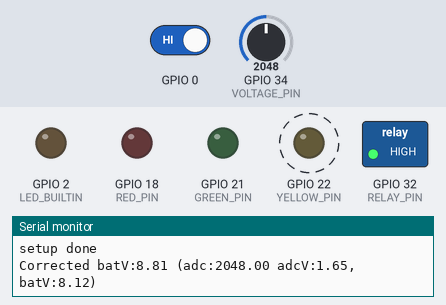
Simulated run of this sketch. Board: ESP32. Shown: switched loads named in the sketch (green lamp = pin HIGH), output pins drawn as LEDs (lit = HIGH), the last lines printed to the serial monitor. Dashed ring = blinking. The test bench sets the inputs (shaded band); at power-on: GPIO 0 HIGH, GPIO 34 (VOLTAGE_PIN) = 2048. The RemoteXY app is connected.

Above: at 1.2 s.
1.3 s: GPIO 0 driven LOW
At 1.58 s:
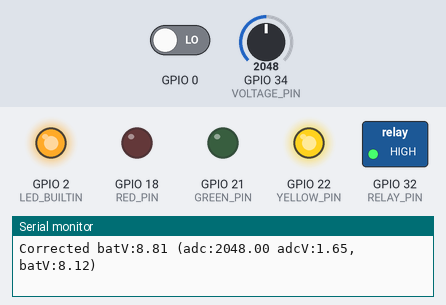
At 5.8 s:
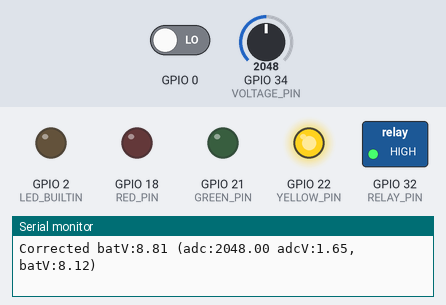
Timing chart, 0 to 10.3 s (numbered marks = the images above; inputs shaded):
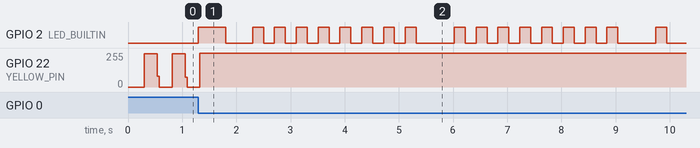

The sketch:

voltageMonitor.ino
```cpp
//////////////////////////////////////////////
//        RemoteXY include library          //
//////////////////////////////////////////////

// you can enable debug logging to Serial at 115200
//#define REMOTEXY__DEBUGLOG

// RemoteXY select connection mode and include library
#define REMOTEXY_MODE__ESP32CORE_BLE

#include <BLEDevice.h>

// RemoteXY connection settings
#define REMOTEXY_BLUETOOTH_NAME "voltage"


#include <RemoteXY.h>

// RemoteXY GUI configuration
#pragma pack(push, 1)
uint8_t RemoteXY_CONF[] =   // 196 bytes
  { 255,2,0,34,0,189,0,19,0,0,0,118,111,108,116,97,103,101,45,109,
  111,110,105,116,111,114,0,24,1,106,200,1,1,15,0,67,59,15,40,10,
  78,2,26,3,129,8,14,43,12,64,17,86,111,108,116,97,103,101,0,129,
  15,41,29,12,64,17,79,102,102,32,86,0,67,59,41,40,10,78,2,26,
  3,4,9,67,89,13,128,2,26,67,37,144,40,10,69,2,26,10,129,15,
  55,30,12,64,17,79,102,102,32,37,0,67,59,54,40,10,78,2,26,1,
  129,25,27,10,12,64,17,37,0,67,59,28,40,10,78,2,26,1,67,61,
  82,38,10,78,2,26,3,67,61,96,38,10,78,2,26,1,129,3,82,56,
  12,64,17,82,101,115,117,109,101,32,86,0,129,3,95,58,12,64,17,82,
  101,115,117,109,101,32,37,0,4,9,108,89,13,128,2,26 };

// this structure defines all the variables and events of your control interface
struct {

    // input variables
  int8_t offVoltageSlider; // from 0 to 100
  int8_t resumeVoltageSlider; // from 0 to 100

    // output variables
  float voltage;
  float offVoltage;
  char status[10]; // string UTF8 end zero
  float offPercent;
  float voltagePercent;
  float resumeVoltage;
  float resumePercent;

    // other variable
  uint8_t connect_flag;  // =1 if wire connected, else =0

} RemoteXY;
#pragma pack(pop)

/////////////////////////////////////////////
//           END RemoteXY include          //
/////////////////////////////////////////////

#include <Arduino.h>

#define COUNT_OF(x) (sizeof((x)) / sizeof((0[x])))

#ifndef LED_BUILTIN
  #define LED_BUILTIN 2
#endif

static const int VOLTAGE_PIN = 34;
static const int GREEN_PIN = 21;
static const int YELLOW_PIN = 22;
static const int RED_PIN = 18;
static const int RELAY_PIN = 32;

// According to https://shopsolarkits.com/blogs/learning-center/marine-battery-voltage-chart,
// 12.2V is 50% capacity, 12.0V is 25%, 11.98 is 20%, 11.90 is 0%
const float minimumOff_v = 11.98f;

// Originally I was going to have 3 states: Normal, Off, and Charging, but I
// think can just do these 2
enum class State {
  On,
  Off,
};
enum class LedColor {
  Green,
  Yellow,
  Red,
};

static bool show = false;

static float adcSlopeCorrection = 0.0f;
static float adcInterceptCorrection = 0.0f;

float adcReadingToVoltage(float rawAdc);
float voltageToUndividedVoltage(float voltage);
float correctedVoltage(float voltage);
constexpr float voltageToPercent(float voltage);
constexpr float sliderToVoltage(int slider);
void updateLeds(const State state, const LedColor color);
void updateRemoteXY(const State state, const float battery_v);

void IRAM_ATTR buttonInterrupt() {
  show = true;
}

constexpr float sliderToVoltage(const int slider) {
  // Map to 11.98V-12.2V, or 20%-50%
  return static_cast<float>(slider) / 100.f * (12.2f - 11.98f) + 11.98f;
}

constexpr float voltageToPercent(const float voltage) {
  // https://www.emarineinc.com/Marine-Batteries-Maintenance-101
  if (voltage >= 12.4f) {
    return (voltage - 12.4f) / 0.06f * 5.0f + 75.0f;
  }
  if (voltage >= 12.0f) {
    return (voltage - 12.0f) / 0.04f * 5.0f + 25.0f;
  }
  if (voltage >= 11.9f) {
    return (voltage - 11.9f) / 0.02f * 5.0f;
  }
  return 0.0f;
}


void setup() {
  Serial.begin(115200);

  pinMode(RELAY_PIN, OUTPUT);

  pinMode(LED_BUILTIN, OUTPUT);
  digitalWrite(LED_BUILTIN, LOW);

  pinMode(VOLTAGE_PIN, INPUT);

  pinMode(GREEN_PIN, OUTPUT);
  pinMode(YELLOW_PIN, OUTPUT);
  pinMode(RED_PIN, OUTPUT);

  // The boot button is connected to GPIO0
  pinMode(0, INPUT);
  attachInterrupt(0, buttonInterrupt, FALLING);

  // Calculate a line of best fit from ADC reports and ones from my multimeter
  constexpr float multimeterReadings_v[] = {11.98, 11.97, 12.47, 12.43, 12.80, 12.67, 12.88, 12.76, 12.49};
  constexpr float adcReadings_v[] =  {11.60, 11.59, 12.16, 12.12, 12.50, 12.35, 12.60, 12.44, 12.12};
  static_assert(COUNT_OF(multimeterReadings_v) == COUNT_OF(adcReadings_v));
  float sum_x = 0, sum_y = 0, sum_xy = 0, sum_x2 = 0;
  const int n = COUNT_OF(multimeterReadings_v);
  for (int i = 0; i < n; i++) {
    sum_x += adcReadings_v[i];
    sum_y += multimeterReadings_v[i];
    sum_xy += adcReadings_v[i] * multimeterReadings_v[i];
    sum_x2 += adcReadings_v[i] * adcReadings_v[i];
  }
  adcSlopeCorrection = (n * sum_xy - sum_x * sum_y) / (n * sum_x2 - sum_x * sum_x);
  adcInterceptCorrection = (sum_y - adcSlopeCorrection * sum_x) / n;
  Serial.printf("true V = %f * adc V + %f\n", adcSlopeCorrection, adcInterceptCorrection);
  for (int i = 0; i < COUNT_OF(multimeterReadings_v); ++i) {
    const float corrected = correctedVoltage(adcReadings_v[i]);
    Serial.printf(
      "true V:%0.2f adc V:%0.2f corrected:%0.2f diff:%0.4f\n",
      multimeterReadings_v[i],
      adcReadings_v[i],
      corrected,
      multimeterReadings_v[i] - corrected
    );
  }

  // If the battery is good, then turn on the LEDs immediately
  const int adcReading = analogRead(VOLTAGE_PIN);
  const float adc_v = adcReadingToVoltage(adcReading);
  const float battery_v = voltageToUndividedVoltage(adc_v);
  const float correctedBattery_v = correctedVoltage(battery_v);
  if (correctedBattery_v > RemoteXY.offVoltage) {
    // When wiring, hook the strips to the relay normally open, so that we need to take action to close it
    digitalWrite(RELAY_PIN, HIGH);
  } else {
    digitalWrite(RELAY_PIN, LOW);
  }

  setCpuFrequencyMhz(80);

  RemoteXY_Init();

  constexpr float defaultOffVoltage = 12.0f;
  // It's a coincidence that defaultSlider matches the defaultOffVoltage
  constexpr int defaultOffVoltageSlider = 12;
  RemoteXY.offVoltageSlider = defaultOffVoltageSlider;
  constexpr float offVoltage = sliderToVoltage(defaultOffVoltageSlider);
  RemoteXY.offVoltage = offVoltage;
  // Slider value should match
  static_assert(defaultOffVoltage - 0.1f <= offVoltage);
  static_assert(offVoltage <= defaultOffVoltage + 0.1f);
  constexpr float offPercent = voltageToPercent(offVoltage);
  RemoteXY.offPercent = offPercent;
  // Should be 25%
  constexpr float expectedCutoffPercent = 25.0f;
  static_assert(expectedCutoffPercent - 1.0f <= offPercent);
  static_assert(offPercent <= expectedCutoffPercent + 1.0f);

  constexpr float defaultResumeVoltage = 12.12f;
  constexpr int defaultResumeVoltageSlider = 65;
  RemoteXY.resumeVoltageSlider = defaultResumeVoltageSlider;
  constexpr float resumeVoltage = sliderToVoltage(defaultResumeVoltageSlider);
  RemoteXY.resumeVoltage = resumeVoltage;
  // Slider value should match
  static_assert(defaultResumeVoltage - 0.1f <= resumeVoltage);
  static_assert(resumeVoltage <= defaultResumeVoltage + 0.1f);
  constexpr float resumePercent = voltageToPercent(resumeVoltage);
  RemoteXY.resumePercent = resumePercent;
  // Should be 40%
  constexpr float expectedResumePercent = 40.0f;
  static_assert(expectedResumePercent - 1.0f <= resumePercent);
  static_assert(resumePercent <= expectedResumePercent + 1.0f);

  Serial.println("setup done");
}

void loop() {
  const int adcReadingCount = 10;

  // We don't want to keep switching the relay, and because there's voltage drop
  // under load, just shut it off if it drops below offThreshold_v and keep it
  // off until it goes back above warningThreshold_v
  const decltype(millis()) relayToggleDelay_ms = 3 * 60 * 1000;
  auto relayToggleTime_ms = millis();

  State state;
  LedColor color;

  {
    const int adcReading = analogRead(VOLTAGE_PIN);
    const float adc_v = adcReadingToVoltage(adcReading);
    const float battery_v = voltageToUndividedVoltage(adc_v);
    const float correctedBattery_v = correctedVoltage(battery_v);
    state = (correctedBattery_v > RemoteXY.offVoltage) ? State::On : State::Off;
    color = (correctedBattery_v > RemoteXY.offVoltage) ? LedColor::Green : LedColor::Yellow;
  }

  decltype(millis()) next_ms = 0;

  while (1) {
    // Average a few readings
    float adcReading = 0.0f;
    for (int i = 0; i < adcReadingCount; ++i) {
      adcReading += analogRead(VOLTAGE_PIN);
    }
    adcReading /= adcReadingCount;
    const float adc_v = adcReadingToVoltage(adcReading);
    const float battery_v = voltageToUndividedVoltage(adc_v);
    const float correctedBattery_v = correctedVoltage(battery_v);

    if (millis() > next_ms || show) {
      Serial.printf(
        "Corrected batV:%0.2f (adc:%0.2f adcV:%0.2f, batV:%0.2f)\n",
        correctedBattery_v,
        adcReading,
        adc_v,
        battery_v);

      next_ms = millis() + 10000;
    }

    if (show) {
      char buffer[6];
      snprintf(buffer, 6, "%05.2f", correctedBattery_v);
      const int voltageTens = buffer[0] - '0';
      const int voltageOnes = buffer[1] - '0';
      const int voltageTenths = buffer[3] - '0';
      const int voltageHundredths = buffer[4] - '0';

      blinkNumber(voltageTens);
      blinkNumber(voltageOnes);
      blinkNumber(voltageTenths);
      blinkNumber(voltageHundredths);

      show = false;
    }

    // Only update the LEDs occasionally, to avoid flickering
    if (millis() > relayToggleTime_ms + relayToggleDelay_ms) {
      relayToggleTime_ms = millis();

      switch (state) {
        case State::On:
          if (correctedBattery_v < RemoteXY.offVoltage) {
            Serial.printf("Turning off strips, V=%0.2f<%0.2f\n", correctedBattery_v, RemoteXY.offVoltage);
            state = State::Off;
            digitalWrite(RELAY_PIN, LOW);
            color = LedColor::Red;
          } else if (correctedBattery_v < RemoteXY.resumeVoltage) {
            color = LedColor::Yellow;
          }
          break;
        case State::Off:
          if (correctedBattery_v > RemoteXY.resumeVoltage) {
            Serial.printf("Turning on strips, V=%0.2f>%0.2f\n", correctedBattery_v, RemoteXY.resumeVoltage);
            state = State::On;
            digitalWrite(RELAY_PIN, HIGH);
            color = LedColor::Green;
          } else if (correctedBattery_v > RemoteXY.offVoltage) {
            color = LedColor::Yellow;
          }
          break;
      }
    }

    updateLeds(state, color);
    RemoteXY_Handler();
    updateRemoteXY(state, correctedBattery_v);
  }
}

void updateLeds(const State state, const LedColor color) {
  digitalWrite(GREEN_PIN, LOW);
  digitalWrite(YELLOW_PIN, LOW);
  digitalWrite(RED_PIN, LOW);
  if (state == State::On) {
    switch (color) {
      case LedColor::Green:
        digitalWrite(GREEN_PIN, HIGH);
        break;
      case LedColor::Yellow:
        digitalWrite(YELLOW_PIN, HIGH);
        break;
      case LedColor::Red:
        digitalWrite(RED_PIN, HIGH);
        break;
    }
  } else {
    // Blink it
    if ((millis() >> 8) & 1) {
      switch (color) {
        case LedColor::Green:
          digitalWrite(GREEN_PIN, HIGH);
          break;
        case LedColor::Yellow:
          digitalWrite(YELLOW_PIN, HIGH);
          break;
        case LedColor::Red:
          digitalWrite(RED_PIN, HIGH);
          break;
      }
    }
  }
}

void updateRemoteXY(const State state, const float battery_v) {
  switch (state) {
    case State::On:
      strcpy(RemoteXY.status, "On");
      break;
    case State::Off:
      static_assert(strlen("Off") < COUNT_OF(RemoteXY.status));
      strcpy(RemoteXY.status, "Off");
      break;
  }
  RemoteXY.voltage = battery_v;
  RemoteXY.voltagePercent = voltageToPercent(battery_v);

  // We could only recompute these sliders if they change, but who cares
  if (RemoteXY.offVoltageSlider == 100) {
    RemoteXY.offVoltageSlider = 99;
  }
  RemoteXY.offVoltage = sliderToVoltage(RemoteXY.offVoltageSlider);
  RemoteXY.offPercent = voltageToPercent(RemoteXY.offVoltage);
  if (RemoteXY.offVoltage < minimumOff_v) {
    RemoteXY.offVoltage = minimumOff_v;
    RemoteXY.offVoltageSlider = 12;
  }

  if (RemoteXY.resumeVoltageSlider <= RemoteXY.offVoltageSlider) {
    RemoteXY.resumeVoltageSlider = RemoteXY.offVoltageSlider + 1;
  }
  RemoteXY.resumeVoltage = sliderToVoltage(RemoteXY.resumeVoltageSlider);
  RemoteXY.resumePercent = voltageToPercent(RemoteXY.resumeVoltage);
}

void blinkNumber(const int count) {
  if (count < 0 || count > 9) {
    Serial.printf("Tried to blink %d\n", count);
    for (int i = 0; i < 10; ++i) {
      digitalWrite(LED_BUILTIN, HIGH);
      RemoteXY_delay(50);
      digitalWrite(LED_BUILTIN, LOW);
      RemoteXY_delay(50);
    }
  } else if (count == 0) {
    digitalWrite(LED_BUILTIN, HIGH);
    RemoteXY_delay(500);
    digitalWrite(LED_BUILTIN, LOW);
  } else {
    for (int i = 0; i < count; ++i) {
      digitalWrite(LED_BUILTIN, HIGH);
      RemoteXY_delay(200);
      digitalWrite(LED_BUILTIN, LOW);
      RemoteXY_delay(200);
    }
  }
  RemoteXY_delay(500);
}

float adcReadingToVoltage(const float adcReading) {
  const float maxReading = 4095.0f;
  const float referenceVoltage = 3.3f;
  return adcReading / maxReading * referenceVoltage;
}

float voltageToUndividedVoltage(const float voltage) {
  const float R1 = 20000.0f;
  const float R2 = 5100.0f;
  return voltage * (R1 + R2) / R2;
}

float correctedVoltage(const float voltage) {
  return voltage * adcSlopeCorrection + adcInterceptCorrection;
}
```

Measured:
- after the input at 1.3 s, GPIO 2 (LED_BUILTIN): LOW → HIGH at once, → LOW 0.50 s later, → HIGH 0.50 s later, → LOW 0.20 s later, … (36 changes in this stretch)
